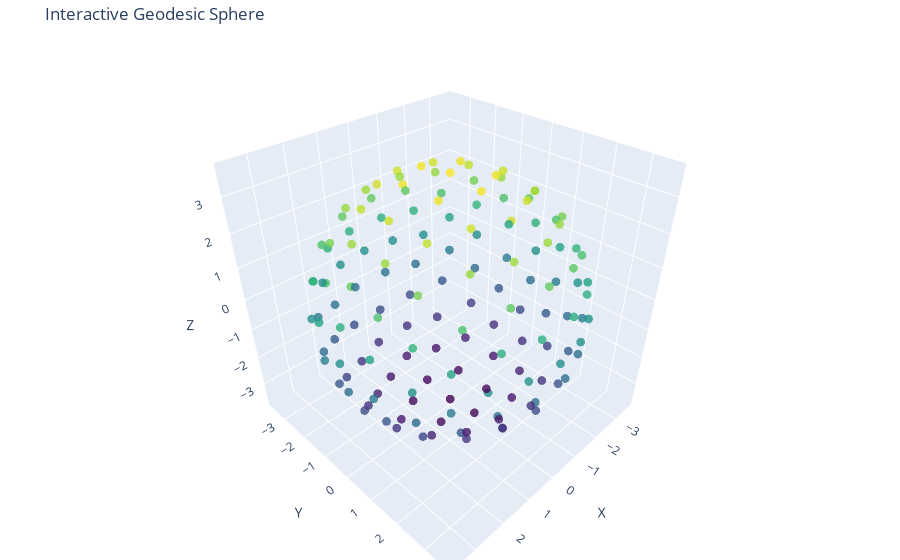

This figure's notebook cell:
### Code cell
import numpy as np
import plotly.graph_objects as go
from scipy.spatial import ConvexHull, distance_matrix
from scipy.spatial.distance import pdist

# Generate points
sphere_points = create_geodesic_sphere(subdivisions=2)

# Plot interactively using Plotly
x, y, z = sphere_points[:, 0], sphere_points[:, 1], sphere_points[:, 2]

fig = go.Figure(data=go.Scatter3d(
    x=x, y=y, z=z,
    mode='markers',
    marker=dict(size=3, color=z, colorscale='Viridis', opacity=0.8)
))

fig.update_layout(
    title='Interactive Geodesic Sphere',
    scene=dict(xaxis_title='X', yaxis_title='Y', zaxis_title='Z'),
    margin=dict(l=0, r=0, b=0, t=40)
)
fig.show()

### Figure 1 — Plotly figure (JSON) as saved in the notebook; plotly's stock layout.template omitted (floating-point values rounded to 4 significant figures; data arrays with more than 128 entries replaced by an {"elided": "..."} marker saying what was removed)
{"data": [{"marker": {"color": {"elided": "162 float values"}, "colorscale": [[0, "#440154"], [0.1111, "#482878"], [0.2222, "#3e4989"], [0.3333, "#31688e"], [0.4444, "#26828e"], [0.5556, "#1f9e89"], [0.6667, "#35b779"], [0.7778, "#6ece58"], [0.8889, "#b5de2b"], [1, "#fde725"]], "opacity": 0.8, "size": 3}, "mode": "markers", "type": "scatter3d", "x": {"elided": "162 float values"}, "y": {"elided": "162 float values"}, "z": {"elided": "162 float values"}}], "layout": {"margin": {"b": 0, "l": 0, "r": 0, "t": 40}, "scene": {"xaxis": {"title": {"text": "X"}}, "yaxis": {"title": {"text": "Y"}}, "zaxis": {"title": {"text": "Z"}}}, "title": {"text": "Interactive Geodesic Sphere"}}}
